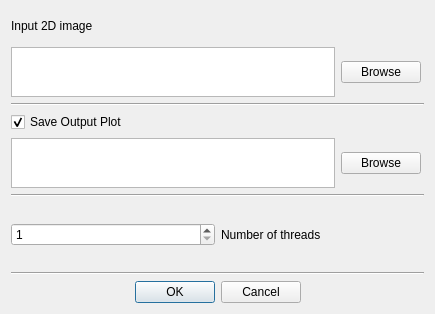
<?xml version="1.0" encoding="UTF-8"?>
<ui version="4.0">
 <class>NewDialog</class>
 <widget class="QDialog" name="NewDialog">
  <property name="geometry">
   <rect>
    <x>0</x>
    <y>0</y>
    <width>435</width>
    <height>314</height>
   </rect>
  </property>
  <property name="windowTitle">
   <string>New FFT From Image</string>
  </property>
  <layout class="QGridLayout" name="gridLayout_2">
   <item row="0" column="0">
    <layout class="QGridLayout" name="gridLayout">
     <item row="1" column="0">
      <layout class="QHBoxLayout" name="horizontalLayoutInput">
       <property name="sizeConstraint">
        <enum>QLayout::SetDefaultConstraint</enum>
       </property>
       <property name="rightMargin">
        <number>3</number>
       </property>
       <item>
        <widget class="QPlainTextEdit" name="inputTextEdit">
         <property name="maximumSize">
          <size>
           <width>3464356</width>
           <height>50</height>
          </size>
         </property>
         <property name="sizeAdjustPolicy">
          <enum>QAbstractScrollArea::AdjustIgnored</enum>
         </property>
         <property name="lineWrapMode">
          <enum>QPlainTextEdit::WidgetWidth</enum>
         </property>
        </widget>
       </item>
       <item>
        <widget class="QPushButton" name="inputBrowseButton">
         <property name="text">
          <string>Browse</string>
         </property>
        </widget>
       </item>
      </layout>
     </item>
     <item row="3" column="0">
      <widget class="QCheckBox" name="checkBoxSaveOutput">
       <property name="text">
        <string>Save Output Plot</string>
       </property>
       <property name="checked">
        <bool>true</bool>
       </property>
      </widget>
     </item>
     <item row="2" column="0">
      <widget class="Line" name="line_4">
       <property name="orientation">
        <enum>Qt::Horizontal</enum>
       </property>
      </widget>
     </item>
     <item row="0" column="0">
      <widget class="QLabel" name="labelInput">
       <property name="text">
        <string>Input 2D image</string>
       </property>
      </widget>
     </item>
     <item row="6" column="0">
      <layout class="QHBoxLayout" name="horizontalLayoutThreads">
       <property name="topMargin">
        <number>20</number>
       </property>
       <property name="bottomMargin">
        <number>20</number>
       </property>
       <item>
        <widget class="QSpinBox" name="spinBoxThreads">
         <property name="minimum">
          <number>1</number>
         </property>
        </widget>
       </item>
       <item>
        <widget class="QLabel" name="labelThreads">
         <property name="text">
          <string>Number of threads</string>
         </property>
        </widget>
       </item>
      </layout>
     </item>
     <item row="8" column="0">
      <widget class="QDialogButtonBox" name="buttonBox">
       <property name="orientation">
        <enum>Qt::Horizontal</enum>
       </property>
       <property name="standardButtons">
        <set>QDialogButtonBox::Cancel|QDialogButtonBox::Ok</set>
       </property>
       <property name="centerButtons">
        <bool>true</bool>
       </property>
      </widget>
     </item>
     <item row="5" column="0">
      <widget class="Line" name="line">
       <property name="orientation">
        <enum>Qt::Horizontal</enum>
       </property>
      </widget>
     </item>
     <item row="4" column="0">
      <layout class="QHBoxLayout" name="horizontalLayoutOutput">
       <property name="rightMargin">
        <number>3</number>
       </property>
       <item>
        <widget class="QPlainTextEdit" name="outputTextEdit">
         <property name="maximumSize">
          <size>
           <width>16777215</width>
           <height>50</height>
          </size>
         </property>
        </widget>
       </item>
       <item>
        <widget class="QPushButton" name="outputBrowseButton">
         <property name="text">
          <string>Browse</string>
         </property>
        </widget>
       </item>
      </layout>
     </item>
     <item row="7" column="0">
      <widget class="Line" name="line_2">
       <property name="orientation">
        <enum>Qt::Horizontal</enum>
       </property>
      </widget>
     </item>
    </layout>
   </item>
  </layout>
 </widget>
 <resources/>
 <connections>
  <connection>
   <sender>buttonBox</sender>
   <signal>accepted()</signal>
   <receiver>NewDialog</receiver>
   <slot>accept()</slot>
   <hints>
    <hint type="sourcelabel">
     <x>248</x>
     <y>254</y>
    </hint>
    <hint type="destinationlabel">
     <x>157</x>
     <y>274</y>
    </hint>
   </hints>
  </connection>
  <connection>
   <sender>buttonBox</sender>
   <signal>rejected()</signal>
   <receiver>NewDialog</receiver>
   <slot>reject()</slot>
   <hints>
    <hint type="sourcelabel">
     <x>316</x>
     <y>260</y>
    </hint>
    <hint type="destinationlabel">
     <x>286</x>
     <y>274</y>
    </hint>
   </hints>
  </connection>
 </connections>
</ui>
